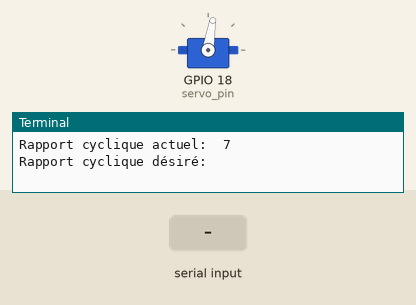
The program below on a simulated Raspberry Pi (BCM pin numbers). Parts: servo, the last lines printed to the terminal. The test bench sets the inputs (shaded band). Servo angles are drawn from the pulse width (0.5 ms = 0°, 2.5 ms = 180°).

Above: at 1.2 s.
1.3 s: "5" typed at the terminal
At 2.4 s:
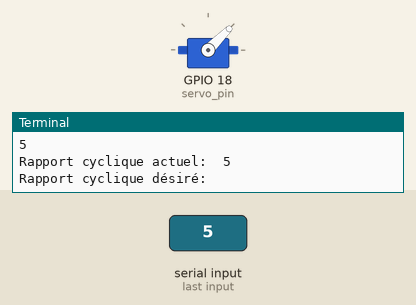
Timing chart, 0 to 4.3 s (numbered marks = the images above; inputs shaded):
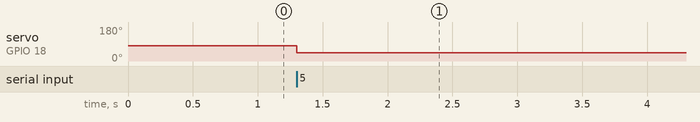

The program:

pwm.py
```python
#!/usr/bin/env python
# -*- coding: utf-8 -*-
import RPi.GPIO as GPIO
servo_pin = 18  # équivalent de GPIO 18
GPIO.setmode(GPIO.BCM)  # notation BCM
GPIO.setup(servo_pin, GPIO.OUT)  # pin configurée en sortie
pwm = GPIO.PWM(servo_pin, 50)  # pwm à une fréquence de 50 Hz
rapport = 7       # rapport cyclique initial de 7%
pwm.start(rapport)
while True:
    print "Rapport cyclique actuel: " , rapport
    rapport = raw_input ("Rapport cyclique désiré:  ")
    pwm.ChangeDutyCycle(float(rapport))
```

Measured:
- after the input at 1.3 s, servo on GPIO 18 (servo_pin): 81° → 45° at once
